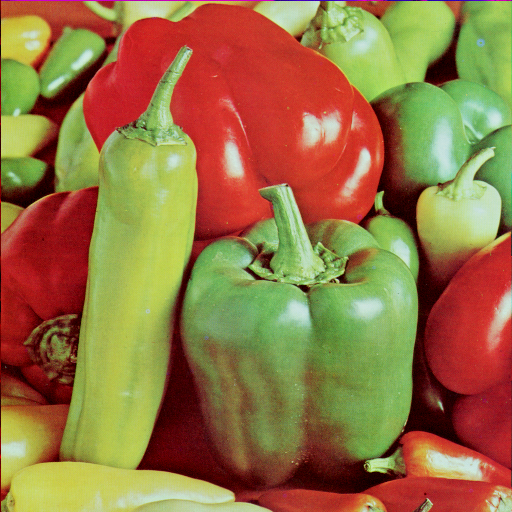
#> input picture images/peppers.tiff, 512 x 512 px
$ python ex2.py   (older library calls are emulated)
#> lines starting #> are read from the running program, lines starting #| are printed output that depends on the picture; after the words box and inside, x2 and y2 are one past the last pixel; in counts of white or black regions, pixels touching at a corner belong together
### MyLib.py
# -*- coding: utf-8 -*-

""" Processamento Digital de Imagens
    Aluno: Leonardo Santos Paulucio
    Lista de Exercicios 1 - Pós-Graduação
    Data: 09/05/19
"""

import copy
import numpy as np
import matplotlib.pyplot as plt


def show_images(images, cols=1, titles=None, axis=False, interpolation='gaussian'):
    """Display a list of images in a single figure with matplotlib.

    Parameters
    ---------
    images: List of np.arrays compatible with plt.imshow.

    cols (Default = 1): Number of columns in figure (number of rows is
                        set to np.ceil(n_images/float(cols))).

    titles: List of titles corresponding to each image. Must have
            the same length as titles.
    """
    assert((titles is None)or (len(images) == len(titles)))
    n_images = len(images)

    if titles is None:
        titles = ['Image (%d)' % i for i in range(1, n_images + 1)]
    fig = plt.figure()

    for n, (image, title) in enumerate(zip(images, titles)):
        a = fig.add_subplot(cols, np.ceil(n_images/float(cols)), n + 1)
        if not axis:
            plt.axis("off")
        if image.ndim == 2:
            plt.gray()
        plt.imshow(image, interpolation=interpolation)
        a.set_title(title)
    fig.set_size_inches(np.array(fig.get_size_inches()) * n_images)
    plt.show()


# [39 lines left out: functions calculaHistograma, equalizaHistograma, not called in this run]


def MSE(imgOrig, imgNoise):
    return np.square(imgOrig.astype(np.float) - imgNoise.astype(np.float)).mean()


def PSNR(imgOrig, imgNoise):
    mse = MSE(imgOrig, imgNoise)
    return 20 * np.log10(255/np.sqrt(mse))


# [11 lines left out: function binarizaImg, not called in this run]


def getOutputSize(old_shape, kernel_shape, padding, stride):
    return int((old_shape[0] + 2*padding - kernel_shape[0])/stride + 1), \
           int((old_shape[1] + 2*padding - kernel_shape[1])/stride + 1)


def getPaddingSize(shape, kernel_shape, stride=1):
    return ((shape[0] - 1)*stride + kernel_shape[0] - shape[0]) // 2


def getNewSize(shape, padding):
    return int((shape + 2*padding))


# [123 lines left out: functions paddingImage, conv2D, medianFilter, adaptativeMedian, not called in this run]


# ############################# Filters ################################

MEAN_FILTER = np.ones((3, 3)) / 9.0

MEAN_FILTER_11 = np.ones((11, 11)) / (11*11)

MEAN_FILTER2 = 1/16. * np.array([[1, 2, 1],
                                 [2, 4, 2],
                                 [1, 2, 1]])

LAPLACE_FILTER2 = np.array([[-1, -1, -1],
                            [-1,  9, -1],
                            [-1, -1, -1]])

LAPLACE_FILTER = np.array([[-1, -1, -1],
                           [-1,  8, -1],
                           [-1, -1, -1]])

SOBEL_FILTER = np.array([[1,   2,  1],
                         [0,   0,  0],
                         [-1, -2, -1]])


# ############################ Frequence domain functions

# [65 lines left out: functions frequenceSpace, fshift, extendImg, imgFilter, filterHomomorphic, notchFilter, not called in this run]

### ex2.py
# -*- coding: utf-8 -*-

""" Processamento Digital de Imagens
    Aluno: Leonardo Santos Paulucio
    Lista de Exercicios 2 - Pós-Graduação
    Data: 30/06/19
"""

import numpy as np
from PIL import Image
from copy import deepcopy
import MyLib as ml

img = Image.open('images/peppers.tiff')             # Le a imagem
#> img is the input picture: PIL image 512x512 RGB; mean R, G, B 149.8, 115.6, 66.5
img = np.array(img)                                 # Converte a imagem para um numpy array
orig = deepcopy(img)
chR = img[:, :, 0]
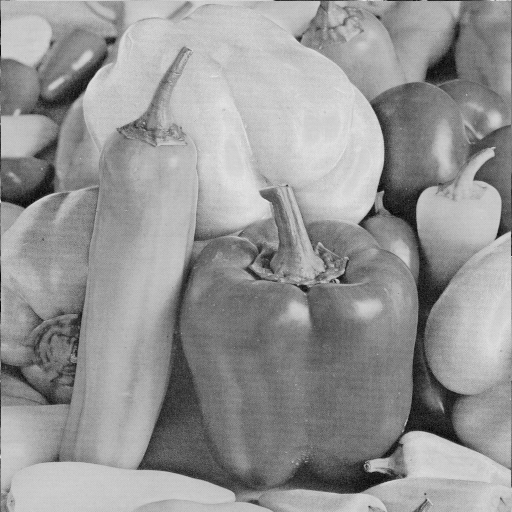
#> chR: shape (512, 512); min 0, max 231, mean 149.8
chG = img[:, :, 1]
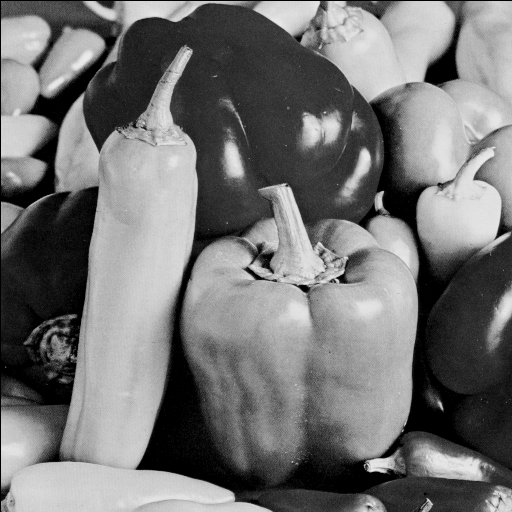
#> chG: shape (512, 512); min 0, max 237, mean 115.6
chB = img[:, :, 2]
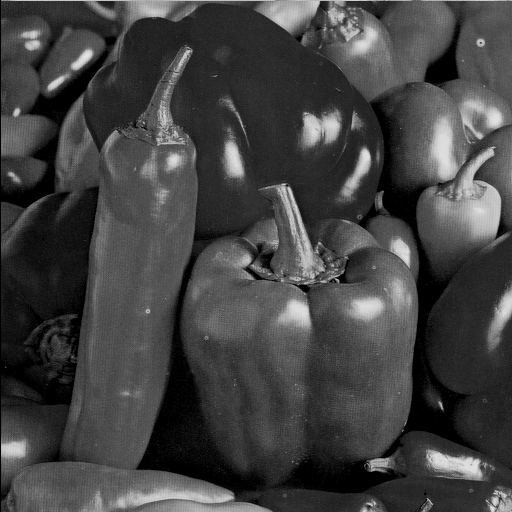
#> chB: shape (512, 512); min 0, max 229, mean 66.5

THRESHOLD = 20
index = chR > (chG + THRESHOLD)    # Finding regions where red color is bigger than green color by 20
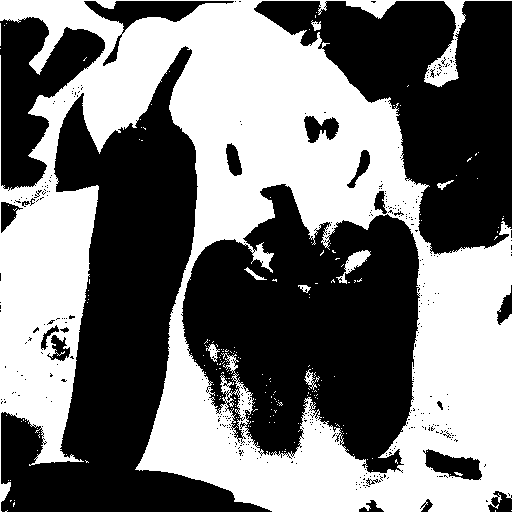
#> index: shape (512, 512) bool; 46.3% white; 199 white regions (189 under 20 px), largest, box (x1, y1, x2, y2) and area: (0, 0, 512, 512) 120187, (336, 250, 371, 284) 368, (206, 344, 220, 362) 110
index2 = chR > (chB + THRESHOLD)   # Finding regions where red color is bigger than blue color by 20
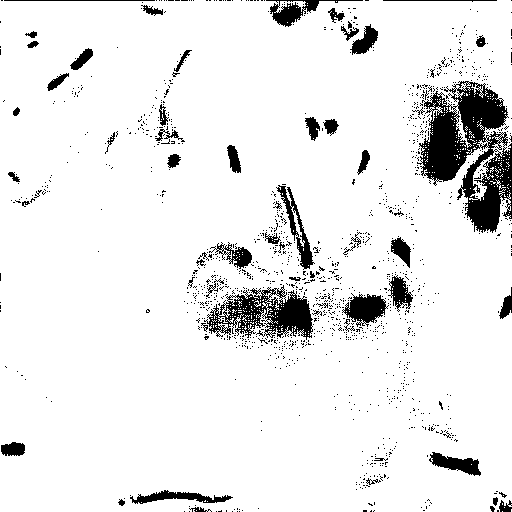
#> index2: shape (512, 512) bool; 91.6% white; 1358 black regions (1296 under 20 px), largest, box (x1, y1, x2, y2) and area: (417, 81, 512, 233) 7376, (204, 285, 313, 340) 2924, (342, 293, 389, 327) 893

x = index & index2
#> x: shape (512, 512) bool; 46.2% white; 224 white regions (210 under 20 px), largest, box (x1, y1, x2, y2) and area: (0, 0, 512, 512) 117876, (424, 1, 466, 87) 1165, (346, 0, 396, 19) 479
chR[x], chB[x] = chB[x], chR[x]  # Changing masks
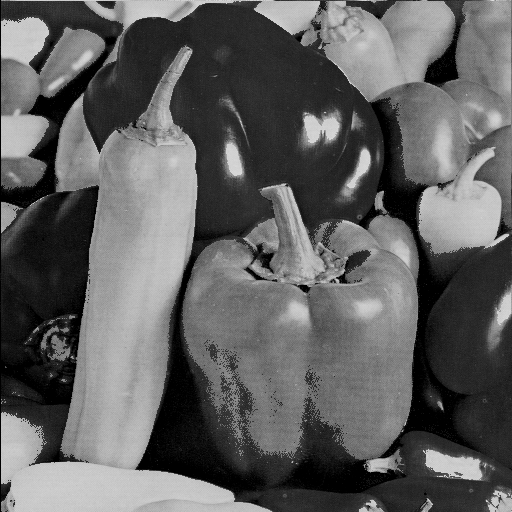
#> chR: shape (512, 512); min 0, max 223, mean 95.8
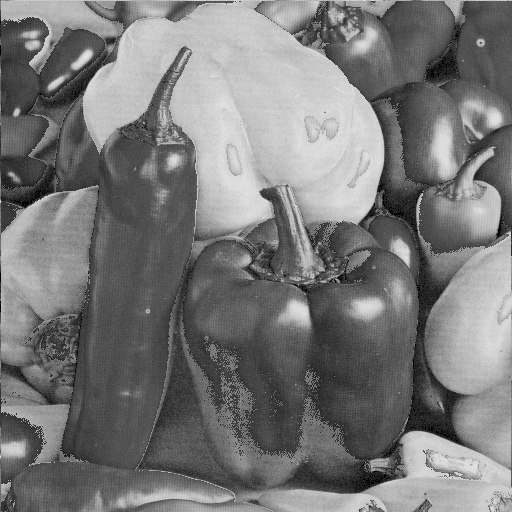
#> chB: shape (512, 512); min 0, max 231, mean 120.6

g = [orig, img]
title = ['Imagem Original', 'Resultado Obtido']
ml.show_images(g, 1, title)
#> in show_images, `n_images = len(images)`: n_images = 2
#> the loop in show_images, `for n, (image, title) in enumerate(zip(images, titles)):` made 1 pass
#> title on pass 1: 'Imagem Original'
#> (the run stopped early here; a loop or call above may not have finished)
